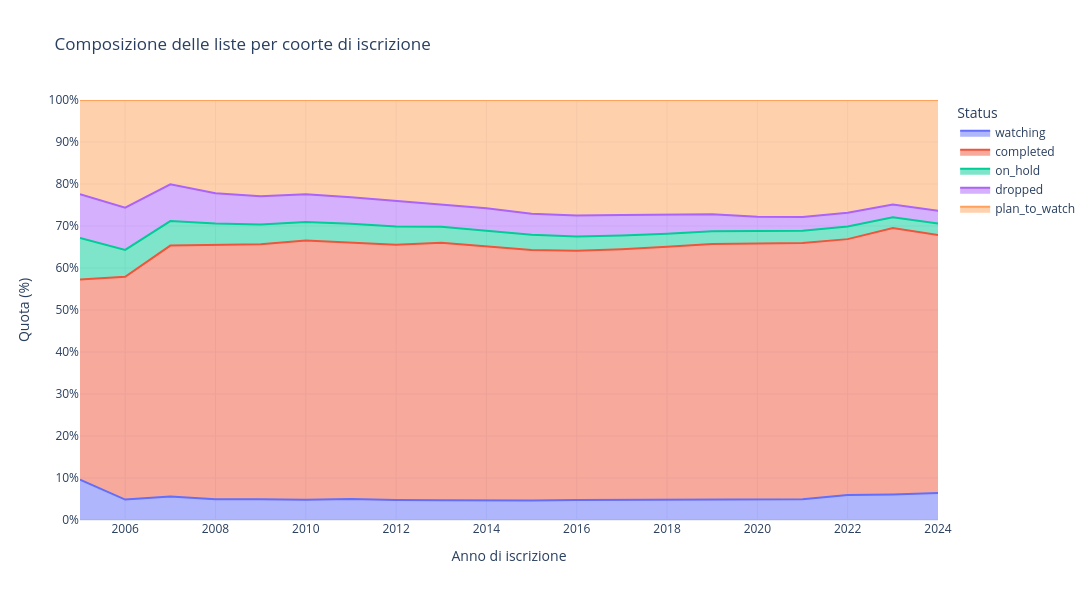

Source (notebook cell):
### Markdown cell above
## Composizione delle liste per anno di iscrizione:

### Code cell
df = df_profiles.copy()
# anno iscrizione
df["joined"] = pd.to_datetime(df["joined"], errors="coerce")
df["joined_year"] = df["joined"].dt.year

# colonne di consumo
cols = ["watching", "completed", "on_hold", "dropped", "plan_to_watch"]
df[cols] = df[cols].apply(pd.to_numeric, errors="coerce").fillna(0)

# aggregazione per anno
consumption_time = (
    df.dropna(subset=["joined_year"])
      .assign(joined_year=lambda x: x["joined_year"].astype(int))
      .groupby("joined_year", observed=True)[cols]
      .sum()
      .reset_index()
      .sort_values("joined_year")
)
#periodo
consumption_time = consumption_time[consumption_time["joined_year"].between(2005, 2024)].copy()

#trasformo in percentuale, così da avere dati più omogenei
den = consumption_time[cols].sum(axis=1)
consumption_pct = consumption_time.copy()
consumption_pct[cols] = consumption_pct[cols].div(den, axis=0) * 100

#grafico
consumption_long = consumption_pct.melt(
    id_vars="joined_year",
    value_vars=cols,
    var_name="status",
    value_name="share"
)

fig = px.area(
    consumption_long,
    x="joined_year",
    y="share",
    color="status",
    title="Composizione delle liste per coorte di iscrizione",
    labels={"joined_year": "Anno di iscrizione", "share": "Quota (%)", "status": "Status"}
)

fig.update_layout(template="plotly_white", width=1100, height=600)
fig.update_yaxes(ticksuffix="%", range=[0,100], dtick=10)
fig.update_traces(hovertemplate="Quota=%{y:.1f}%<br>Anno=%{x}<extra></extra>")
fig.show()

### Figure 1 — Plotly figure (JSON) as saved in the notebook; plotly's stock layout.template omitted (floating-point values rounded to 4 significant figures)
{"data": [{"fillpattern": {"shape": ""}, "hovertemplate": "Quota=%{y:.1f}%<br>Anno=%{x}<extra></extra>", "legendgroup": "watching", "line": {"color": "#636efa"}, "marker": {"symbol": "circle"}, "mode": "lines", "name": "watching", "orientation": "v", "showlegend": true, "stackgroup": "1", "x": [2005, 2006, 2007, 2008, 2009, 2010, 2011, 2012, 2013, 2014, 2015, 2016, 2017, 2018, 2019, 2020, 2021, 2022, 2023, 2024], "xaxis": "x", "y": [9.63, 4.864, 5.62, 4.934, 4.923, 4.843, 4.984, 4.757, 4.711, 4.627, 4.639, 4.741, 4.789, 4.741, 4.828, 4.908, 4.916, 5.936, 6.079, 6.426], "yaxis": "y", "type": "scatter"}, {"fillpattern": {"shape": ""}, "hovertemplate": "Quota=%{y:.1f}%<br>Anno=%{x}<extra></extra>", "legendgroup": "completed", "line": {"color": "#EF553B"}, "marker": {"symbol": "circle"}, "mode": "lines", "name": "completed", "orientation": "v", "showlegend": true, "stackgroup": "1", "x": [2005, 2006, 2007, 2008, 2009, 2010, 2011, 2012, 2013, 2014, 2015, 2016, 2017, 2018, 2019, 2020, 2021, 2022, 2023, 2024], "xaxis": "x", "y": [47.64, 53.05, 59.71, 60.63, 60.71, 61.71, 61.04, 60.78, 61.28, 60.46, 59.64, 59.35, 59.68, 60.3, 60.87, 60.95, 61.06, 60.94, 63.45, 61.45], "yaxis": "y", "type": "scatter"}, {"fillpattern": {"shape": ""}, "hovertemplate": "Quota=%{y:.1f}%<br>Anno=%{x}<extra></extra>", "legendgroup": "on_hold", "line": {"color": "#00cc96"}, "marker": {"symbol": "circle"}, "mode": "lines", "name": "on_hold", "orientation": "v", "showlegend": true, "stackgroup": "1", "x": [2005, 2006, 2007, 2008, 2009, 2010, 2011, 2012, 2013, 2014, 2015, 2016, 2017, 2018, 2019, 2020, 2021, 2022, 2023, 2024], "xaxis": "x", "y": [9.883, 6.396, 5.846, 5.038, 4.711, 4.418, 4.532, 4.316, 3.816, 3.718, 3.623, 3.403, 3.264, 3.132, 3.037, 2.946, 2.889, 3.017, 2.57, 2.69], "yaxis": "y", "type": "scatter"}, {"fillpattern": {"shape": ""}, "hovertemplate": "Quota=%{y:.1f}%<br>Anno=%{x}<extra></extra>", "legendgroup": "dropped", "line": {"color": "#ab63fa"}, "marker": {"symbol": "circle"}, "mode": "lines", "name": "dropped", "orientation": "v", "showlegend": true, "stackgroup": "1", "x": [2005, 2006, 2007, 2008, 2009, 2010, 2011, 2012, 2013, 2014, 2015, 2016, 2017, 2018, 2019, 2020, 2021, 2022, 2023, 2024], "xaxis": "x", "y": [10.39, 10.04, 8.74, 7.213, 6.758, 6.558, 6.296, 6.099, 5.409, 5.438, 5.023, 5.003, 4.896, 4.457, 4.057, 3.428, 3.265, 3.244, 3.027, 3.039], "yaxis": "y", "type": "scatter"}, {"fillpattern": {"shape": ""}, "hovertemplate": "Quota=%{y:.1f}%<br>Anno=%{x}<extra></extra>", "legendgroup": "plan_to_watch", "line": {"color": "#FFA15A"}, "marker": {"symbol": "circle"}, "mode": "lines", "name": "plan_to_watch", "orientation": "v", "showlegend": true, "stackgroup": "1", "x": [2005, 2006, 2007, 2008, 2009, 2010, 2011, 2012, 2013, 2014, 2015, 2016, 2017, 2018, 2019, 2020, 2021, 2022, 2023, 2024], "xaxis": "x", "y": [22.45, 25.65, 20.08, 22.18, 22.9, 22.47, 23.15, 24.05, 24.79, 25.75, 27.07, 27.51, 27.37, 27.37, 27.2, 27.77, 27.87, 26.87, 24.88, 26.39], "yaxis": "y", "type": "scatter"}], "layout": {"xaxis": {"anchor": "y", "domain": [0.0, 1.0], "title": {"text": "Anno di iscrizione"}}, "yaxis": {"anchor": "x", "domain": [0.0, 1.0], "title": {"text": "Quota (%)"}, "ticksuffix": "%", "range": [0, 100], "dtick": 10}, "legend": {"title": {"text": "Status"}, "tracegroupgap": 0}, "title": {"text": "Composizione delle liste per coorte di iscrizione"}, "width": 1100, "height": 600}}
